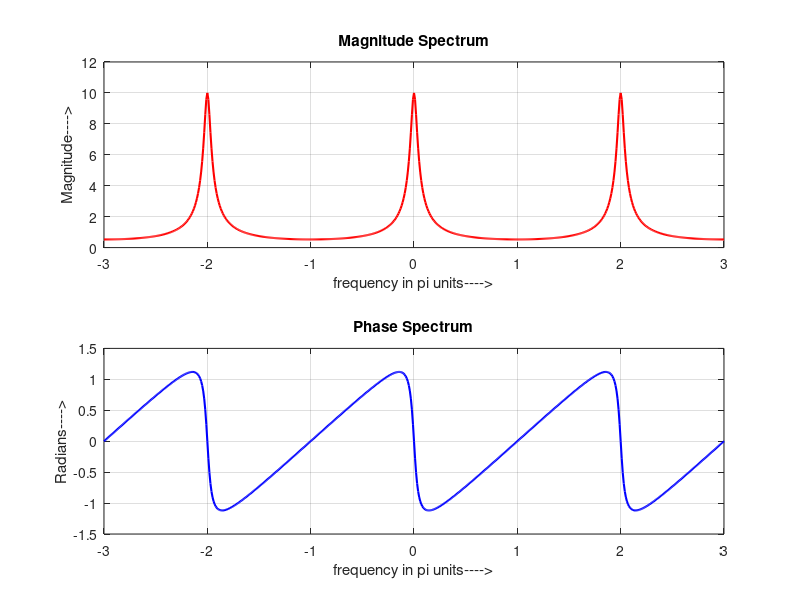

MATLAB code to generate this figure:

% V6_3 Frequency Response of LTI systems using analytical solution

%%% Developed by Dr. M. Venu Gopala Rao, 
%%% Email: mvgr03@kluniversity.in,  mvgr03@gmail.com.

clear all; close all; clc;

k = -300:300;  %  Select No. of points for both negative 
               %  and positive spectrum
w = (pi/100)*k;% [0, pi] axis divided into 701 points.

% % Demo using analytical solution
H = exp(j*w) ./ (exp(j*w) - 0.9*ones(size(w)));

magH = abs(H); 
angH = angle(H); 

% Plot the frequency response

subplot(2,1,1); plot(w/pi,magH,'r','LineWidth',1.5); grid
xlabel('frequency in pi units---->'); ylabel('Magnitude---->');
title('Magnitude Spectrum'); 

subplot(2,1,2); plot(w/pi,angH,'b','LineWidth',1.5); grid
xlabel('frequency in pi units---->');ylabel('Radians---->') ;
title('Phase Spectrum'); 
